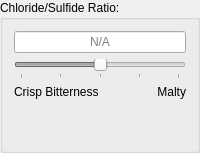
      <widget class="QGroupBox" name="group_ratio">
       <property name="sizePolicy">
        <sizepolicy hsizetype="Preferred" vsizetype="Preferred">
         <horstretch>1</horstretch>
         <verstretch>0</verstretch>
        </sizepolicy>
       </property>
       <property name="toolTip">
        <string>Chloride/Sulfate ratios greater than 1.0 tend to accentuate malt flavors.  Chloride/Sulfate ratios less than 1.0 tend to accentuate crisp bitterness. </string>
       </property>
       <property name="title">
        <string>Chloride/Sulfide Ratio:</string>
       </property>
       <layout class="QGridLayout" name="gridLayout_3">
        <item row="0" column="0" colspan="2">
         <widget class="QLineEdit" name="ratio">
          <property name="alignment">
           <set>Qt::AlignCenter</set>
          </property>
          <property name="readOnly">
           <bool>true</bool>
          </property>
          <property name="placeholderText">
           <string>N/A</string>
          </property>
         </widget>
        </item>
        <item row="1" column="0" colspan="2">
         <widget class="QSlider" name="ratioSlide">
          <property name="enabled">
           <bool>false</bool>
          </property>
          <property name="minimum">
           <number>0</number>
          </property>
          <property name="maximum">
           <number>200</number>
          </property>
          <property name="value">
           <number>100</number>
          </property>
          <property name="orientation">
           <enum>Qt::Horizontal</enum>
          </property>
          <property name="tickPosition">
           <enum>QSlider::TicksBelow</enum>
          </property>
          <property name="tickInterval">
           <number>50</number>
          </property>
         </widget>
        </item>
        <item row="2" column="0">
         <widget class="QLabel" name="lbl_ratioCrisp">
          <property name="text">
           <string>Crisp Bitterness</string>
          </property>
         </widget>
        </item>
        <item row="2" column="1">
         <widget class="QLabel" name="lbl_ratioMalty">
          <property name="text">
           <string>Malty</string>
          </property>
          <property name="alignment">
           <set>Qt::AlignRight|Qt::AlignTrailing|Qt::AlignVCenter</set>
          </property>
         </widget>
        </item>
        <item row="3" column="0">
         <spacer name="verticalSpacer_3">
          <property name="orientation">
           <enum>Qt::Vertical</enum>
          </property>
          <property name="sizeHint" stdset="0">
           <size>
            <width>20</width>
            <height>40</height>
           </size>
          </property>
         </spacer>
        </item>
       </layout>
      </widget>
